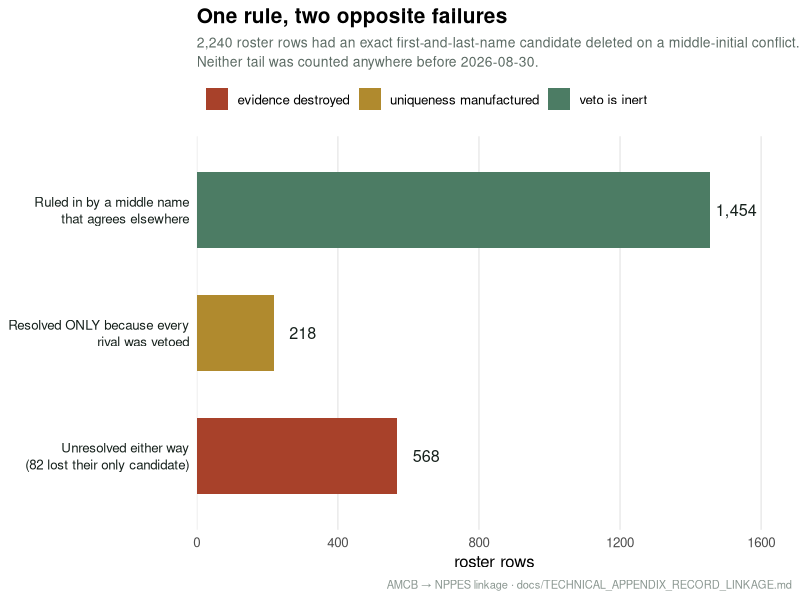

Source code (R):
#!/usr/bin/env Rscript
# Figure: the middle-name veto's two-sided footprint, and what the fix moved.
# Counts are from docs/TECHNICAL_APPENDIX_RECORD_LINKAGE.md and the control-vs-
# treatment comparison; they are literals here so the figure cannot silently
# disagree with the prose it illustrates.
suppressPackageStartupMessages(library(ggplot2))
out <- file.path("docs", "figures", "middle_name_veto.png")

foot <- data.frame(
  what = factor(c("Ruled in by a middle name\nthat agrees elsewhere",
                  "Resolved ONLY because every\nrival was vetoed",
                  "Unresolved either way\n(82 lost their only candidate)"),
                levels = c("Unresolved either way\n(82 lost their only candidate)",
                           "Resolved ONLY because every\nrival was vetoed",
                           "Ruled in by a middle name\nthat agrees elsewhere")),
  n = c(1454L, 218L, 568L),
  kind = c("veto is inert", "uniqueness manufactured", "evidence destroyed"))

pal <- c("veto is inert" = "#4C7C64",
         "uniqueness manufactured" = "#B08A2E",
         "evidence destroyed" = "#A8412A")

p <- ggplot(foot, aes(n, what, fill = kind)) +
  geom_col(width = 0.62) +
  geom_text(aes(label = format(n, big.mark = ",")), hjust = -0.15,
            size = 4.1, colour = "#16211C") +
  scale_fill_manual(values = pal, name = NULL) +
  scale_x_continuous(expand = expansion(mult = c(0, 0.16))) +
  labs(
    title = "One rule, two opposite failures",
    subtitle = paste("2,240 roster rows had an exact first-and-last-name candidate deleted",
                     "on a middle-initial conflict.\nNeither tail was counted anywhere",
                     "before 2026-08-30."),
    caption = "AMCB → NPPES linkage · docs/TECHNICAL_APPENDIX_RECORD_LINKAGE.md",
    x = "roster rows", y = NULL) +
  theme_minimal(base_size = 12) +
  theme(panel.grid.major.y = element_blank(),
        panel.grid.minor = element_blank(),
        plot.title = element_text(face = "bold", size = 15),
        plot.subtitle = element_text(colour = "#5C6B64", size = 10, lineheight = 1.15),
        plot.caption = element_text(colour = "#8B9791", size = 8),
        axis.text.y = element_text(lineheight = 1.05, colour = "#16211C"),
        legend.position = "top", legend.justification = "left")

dir.create(dirname(out), showWarnings = FALSE, recursive = TRUE)
ggsave(out, p, width = 8.6, height = 4.3, dpi = 200, bg = "white")
cat("wrote", out, "\n")
